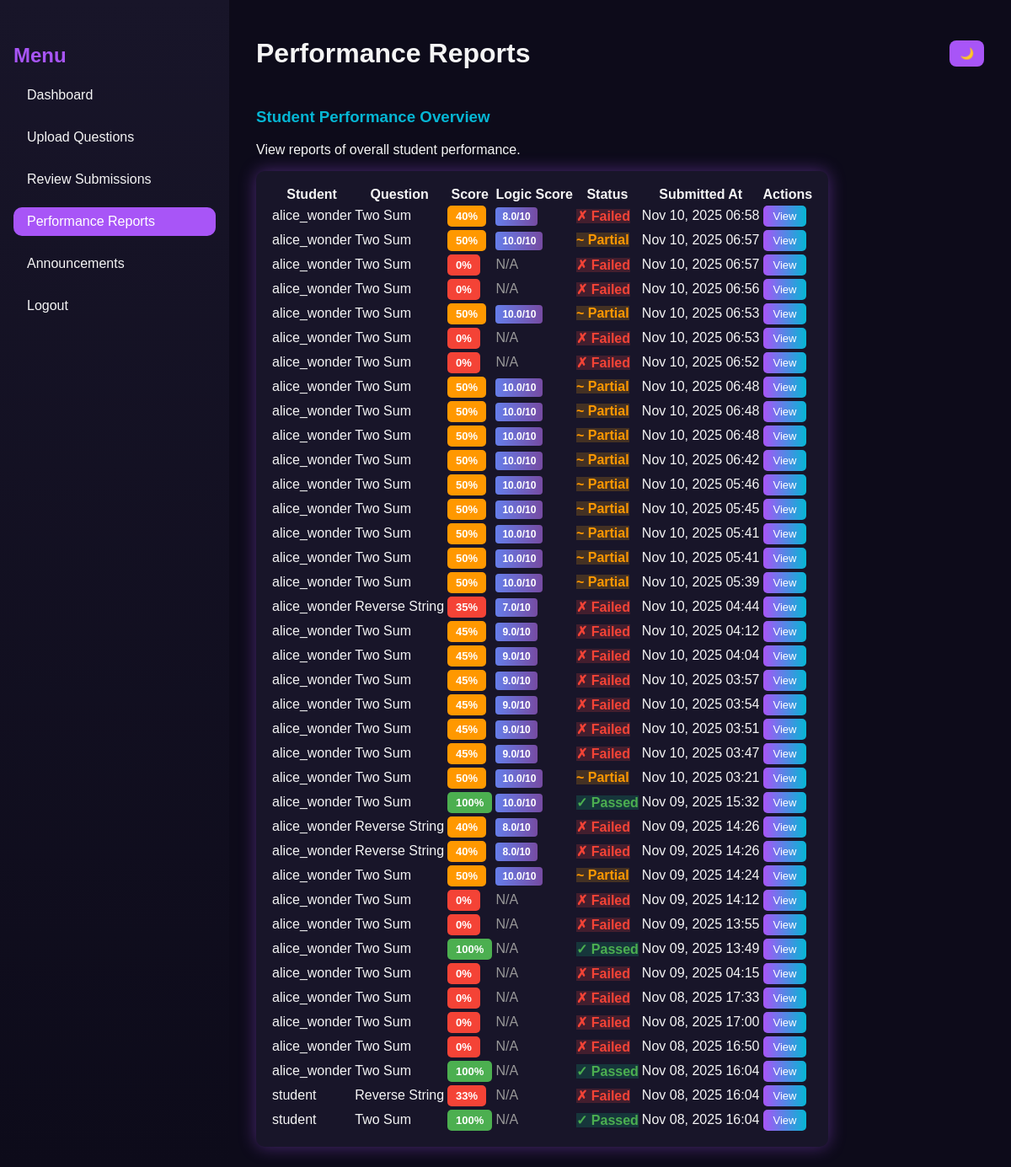
Page /faculty/performance-reports/ (signed in) on the committed database.
### core/models.py (models this page shows, shortened)
class Submission(models.Model):
    student = models.ForeignKey(Student, on_delete=models.CASCADE)
    question = models.ForeignKey(Question, on_delete=models.CASCADE)
    code = models.TextField()
    language = models.CharField(max_length=20)
    result = models.JSONField(null=True, blank=True)  # store output, correctness, AI feedback
    score = models.FloatField(default=0)
    submitted_at = models.DateTimeField(auto_now_add=True)

class Student(models.Model):
    user = models.OneToOneField(User, on_delete=models.CASCADE)
    faculty = models.ForeignKey(Faculty, on_delete=models.SET_NULL, null=True, blank=True)
    group = models.CharField(max_length=100, blank=True, null=True)

class Question(models.Model):
    faculty = models.ForeignKey(Faculty, on_delete=models.CASCADE, related_name='questions')
    title = models.CharField(max_length=255)
    description = models.TextField()
    difficulty = models.CharField(
        max_length=20,
        choices=[('Easy', 'Easy'), ('Medium', 'Medium'), ('Hard', 'Hard')],
        default='Easy'
    )
    marks = models.IntegerField(default=0)
    created_at = models.DateTimeField(auto_now_add=True)
    example_input = models.TextField(blank=True)
    example_output = models.TextField(blank=True)
    constraints = models.TextField(blank=True)

### core/views.py (the view)
# urls.py: path('faculty/performance-reports/', views.performance_reports, name='performance_reports'),
@login_required
def performance_reports(request):
    submissions = Submission.objects.select_related('student__user', 'question').order_by('-submitted_at')
    return render(request, 'core/performance_reports.html', {"submissions": submissions})

### core/templates/core/performance_reports.html (shortened to what this page needs)
{% load static %}
<!DOCTYPE html>
<html lang="en">
<head>
  <link rel="stylesheet" href="{% static 'dynamic/CSS/faculty_dashboard.css' %}" />
</head>
<body>
  <div class="dashboard">
    <aside class="sidebar">
      <h2 class="menu-title">Menu</h2>
      <ul>
        <li><a href="{% url 'faculty_dashboard' %}">Dashboard</a></li>
        <li><a href="{% url 'upload_question' %}">Upload Questions</a></li>
        <li><a href="{% url 'review_submissions' %}">Review Submissions</a></li>
        <li><a href="{% url 'performance_reports' %}" class="active">Performance Reports</a></li>
        <li><a href="{% url 'faculty_announcements' %}">Announcements</a></li>
        <li><a href="{% url 'logout' %}">Logout</a></li>
      </ul>
    </aside>
    <main class="main-content">
      <header class="topbar">
        <h1>Performance Reports</h1>
        <div class="theme-toggle">
          <button id="themeToggle">🌙</button>
        </div>
      </header>
      <section class="overview">
        <h3>Student Performance Overview</h3>
        <p>View reports of overall student performance.</p>
        <table class="performance-table">
          <thead>
            <tr>
              <th>Student</th>
              <th>Question</th>
              <th>Score</th>
              <th>Logic Score</th>
              <th>Status</th>
              <th>Submitted At</th>
              <th>Actions</th>
            </tr>
          </thead>
          <tbody>
            {% for submission in submissions %}
              <tr>
                <td>{{ submission.student.user.username }}</td>
                <td>{{ submission.question.title }}</td>
                <td>
                  <span class="score-badge {% if submission.score >= 70 %}score-high{% elif submission.score >= 40 %}score-medium{% else %}score-low{% endif %}">
                    {{ submission.score|floatformat:0 }}%
                  </span>
                </td>
                <td>
                  {% if submission.result.logic_score is not None %}
                    <span class="logic-badge">{{ submission.result.logic_score }}/10</span>
                  {% else %}
                    <span style="color: #999;">N/A</span>
                  {% endif %}
                </td>
                <td>
                  {% if submission.score == 100 %}
                    <span class="status-passed">✓ Passed</span>
                  {% elif submission.score >= 50 %}
                    <span class="status-partial">~ Partial</span>
                  {% else %}
                    <span class="status-failed">✗ Failed</span>
                  {% endif %}
                </td>
                <td>{{ submission.submitted_at|date:"M d, Y H:i" }}</td>
                <td>
                  <button class="view-btn" onclick="showDetails({{ submission.id }})">View</button>
                </td>
              </tr>
            {% empty %}
              <tr>
                <td colspan="7">No submissions yet.</td>
              </tr>
            {% endfor %}
          </tbody>
        </table>
      </section>
    </main>
  </div>
</body>
</html>

### core/static/dynamic/CSS/faculty_dashboard.css (style rules this page uses)
:root { --bg-dark: #0d0b1a; --bg-light: #f4f4f8; --text-dark: #f5f5f5; --text-light: #222; --accent1: #a855f7; --accent2: #06b6d4; --card-dark: #181529; --card-light: #ffffff; --shadow-glow: 0 0 20px rgba(168, 85, 247, 0.4); }
body { font-family: "Poppins", sans-serif; margin: 0; background-color: var(--bg-dark); color: var(--text-dark); transition: background 0.4s, color 0.4s; }
.dashboard { display: flex; height: 100vh; }
.sidebar { width: 240px; background: linear-gradient(180deg, #181529, #0d0b1a); padding: 2rem 1rem; box-shadow: var(--shadow-glow); }
.sidebar .menu-title { color: var(--accent1); font-weight: 700; font-size: 1.5rem; margin-bottom: 1rem; }
.sidebar ul { list-style: none; padding: 0; }
.sidebar ul li { margin: 1rem 0; }
.sidebar ul li a { color: var(--text-dark); text-decoration: none; font-size: 1rem; display: block; padding: 0.5rem 1rem; border-radius: 10px; transition: background 0.3s; }
.sidebar ul li a:hover, .sidebar ul li a.active { background: var(--accent1); color: #fff; }
.main-content { flex: 1; background: var(--bg-dark); color: var(--text-dark); padding: 1.5rem 2rem; overflow-y: auto; transition: background 0.4s, color 0.4s; }
.topbar { display: flex; justify-content: space-between; align-items: center; }
.theme-toggle button { background: var(--accent1); border: none; padding: 8px 12px; border-radius: 8px; color: white; cursor: pointer; transition: 0.3s; }
.overview h3 { color: var(--accent2); margin-top: 1.5rem; }
.upload-form, .overview table { background: var(--card-dark); padding: 1rem; border-radius: 10px; box-shadow: var(--shadow-glow); margin-top: 1rem; }
.score-badge { padding: 4px 12px; border-radius: 6px; font-weight: 700; font-size: 0.9rem; }
.score-high { background: linear-gradient(135deg, #10b981, #34d399); color: white; }
.score-medium { background: linear-gradient(135deg, #f59e0b, #fbbf24); color: white; }
.score-low { background: linear-gradient(135deg, #ef4444, #f87171); color: white; }
.status-passed { background: rgba(16, 185, 129, 0.2); color: #10b981; }
.status-partial { background: rgba(245, 158, 11, 0.2); color: #f59e0b; }
.status-failed { background: rgba(239, 68, 68, 0.2); color: #ef4444; }

### core/templates/core/performance_reports.html (style rules this page uses)
.score-badge { padding: 5px 10px; border-radius: 5px; font-weight: 600; font-size: 13px; }
.score-high { background: #4caf50; color: white; }
.score-medium { background: #ff9800; color: white; }
.score-low { background: #f44336; color: white; }
.logic-badge { background: linear-gradient(90deg, #667eea, #764ba2); color: white; padding: 4px 8px; border-radius: 4px; font-size: 12px; font-weight: 600; }
.status-passed { color: #4caf50; font-weight: 600; }
.status-partial { color: #ff9800; font-weight: 600; }
.status-failed { color: #f44336; font-weight: 600; }
.view-btn { background: linear-gradient(90deg, #a855f7, #06b6d4); color: white; border: none; padding: 5px 12px; border-radius: 5px; cursor: pointer; font-size: 13px; }

### rows in the picture
Submission: student.user.username "alice_wonder", question "Two Sum", score "40", result.logic_score "8.0", shows "✗ Failed", submitted_at "Nov 10, 2025 06:58"
Submission: student.user.username "alice_wonder", question "Two Sum", score "50", result.logic_score "10.0", shows "~ Partial", submitted_at "Nov 10, 2025 06:57"
Submission: student.user.username "alice_wonder", question "Two Sum", score "0", shows "N/A", shows "✗ Failed", submitted_at "Nov 10, 2025 06:57"
Submission: student.user.username "alice_wonder", question "Two Sum", score "0", shows "N/A", shows "✗ Failed", submitted_at "Nov 10, 2025 06:56"
Submission: student.user.username "alice_wonder", question "Two Sum", score "50", result.logic_score "10.0", shows "~ Partial", submitted_at "Nov 10, 2025 06:53"
Submission: student.user.username "alice_wonder", question "Two Sum", score "0", shows "N/A", shows "✗ Failed", submitted_at "Nov 10, 2025 06:53"
Submission: student.user.username "alice_wonder", question "Two Sum", score "0", shows "N/A", shows "✗ Failed", submitted_at "Nov 10, 2025 06:52"
Submission: student.user.username "alice_wonder", question "Two Sum", score "50", result.logic_score "10.0", shows "~ Partial", submitted_at "Nov 10, 2025 06:48"
Submission: student.user.username "alice_wonder", question "Two Sum", score "50", result.logic_score "10.0", shows "~ Partial", submitted_at "Nov 10, 2025 06:48"
Submission: student.user.username "alice_wonder", question "Two Sum", score "50", result.logic_score "10.0", shows "~ Partial", submitted_at "Nov 10, 2025 06:48"
Submission: student.user.username "alice_wonder", question "Two Sum", score "50", result.logic_score "10.0", shows "~ Partial", submitted_at "Nov 10, 2025 06:42"
Submission: student.user.username "alice_wonder", question "Two Sum", score "50", result.logic_score "10.0", shows "~ Partial", submitted_at "Nov 10, 2025 05:46"
Submission: student.user.username "alice_wonder", question "Two Sum", score "50", result.logic_score "10.0", shows "~ Partial", submitted_at "Nov 10, 2025 05:45"
Submission: student.user.username "alice_wonder", question "Two Sum", score "50", result.logic_score "10.0", shows "~ Partial", submitted_at "Nov 10, 2025 05:41"
Submission: student.user.username "alice_wonder", question "Two Sum", score "50", result.logic_score "10.0", shows "~ Partial", submitted_at "Nov 10, 2025 05:41"
Submission: student.user.username "alice_wonder", question "Two Sum", score "50", result.logic_score "10.0", shows "~ Partial", submitted_at "Nov 10, 2025 05:39"
Submission: student.user.username "alice_wonder", question "Reverse String", score "35", result.logic_score "7.0", shows "✗ Failed", submitted_at "Nov 10, 2025 04:44"
Submission: student.user.username "alice_wonder", question "Two Sum", score "45", result.logic_score "9.0", shows "✗ Failed", submitted_at "Nov 10, 2025 04:12"
Submission: student.user.username "alice_wonder", question "Two Sum", score "45", result.logic_score "9.0", shows "✗ Failed", submitted_at "Nov 10, 2025 04:04"
Submission: student.user.username "alice_wonder", question "Two Sum", score "45", result.logic_score "9.0", shows "✗ Failed", submitted_at "Nov 10, 2025 03:57"
Submission: student.user.username "alice_wonder", question "Two Sum", score "45", result.logic_score "9.0", shows "✗ Failed", submitted_at "Nov 10, 2025 03:54"
Submission: student.user.username "alice_wonder", question "Two Sum", score "45", result.logic_score "9.0", shows "✗ Failed", submitted_at "Nov 10, 2025 03:51"
Submission: student.user.username "alice_wonder", question "Two Sum", score "45", result.logic_score "9.0", shows "✗ Failed", submitted_at "Nov 10, 2025 03:47"
Submission: student.user.username "alice_wonder", question "Two Sum", score "50", result.logic_score "10.0", shows "~ Partial", submitted_at "Nov 10, 2025 03:21"
Submission: student.user.username "alice_wonder", question "Two Sum", score "100", result.logic_score "10.0", shows "✓ Passed", submitted_at "Nov 09, 2025 15:32"
Submission: student.user.username "alice_wonder", question "Reverse String", score "40", result.logic_score "8.0", shows "✗ Failed", submitted_at "Nov 09, 2025 14:26"
Submission: student.user.username "alice_wonder", question "Reverse String", score "40", result.logic_score "8.0", shows "✗ Failed", submitted_at "Nov 09, 2025 14:26"
Submission: student.user.username "alice_wonder", question "Two Sum", score "50", result.logic_score "10.0", shows "~ Partial", submitted_at "Nov 09, 2025 14:24"
Submission: student.user.username "alice_wonder", question "Two Sum", score "0", shows "N/A", shows "✗ Failed", submitted_at "Nov 09, 2025 14:12"
Submission: student.user.username "alice_wonder", question "Two Sum", score "0", shows "N/A", shows "✗ Failed", submitted_at "Nov 09, 2025 13:55"
Submission: student.user.username "alice_wonder", question "Two Sum", score "100", shows "N/A", shows "✓ Passed", submitted_at "Nov 09, 2025 13:49"
Submission: student.user.username "alice_wonder", question "Two Sum", score "0", shows "N/A", shows "✗ Failed", submitted_at "Nov 09, 2025 04:15"
Submission: student.user.username "alice_wonder", question "Two Sum", score "0", shows "N/A", shows "✗ Failed", submitted_at "Nov 08, 2025 17:33"
Submission: student.user.username "alice_wonder", question "Two Sum", score "0", shows "N/A", shows "✗ Failed", submitted_at "Nov 08, 2025 17:00"
Submission: student.user.username "alice_wonder", question "Two Sum", score "0", shows "N/A", shows "✗ Failed", submitted_at "Nov 08, 2025 16:50"
Submission: student.user.username "alice_wonder", question "Two Sum", score "100", shows "N/A", shows "✓ Passed", submitted_at "Nov 08, 2025 16:04"
Submission: student.user.username "student", question "Reverse String", score "33", shows "N/A", shows "✗ Failed", submitted_at "Nov 08, 2025 16:04"
Submission: student.user.username "student", question "Two Sum", score "100", shows "N/A", shows "✓ Passed", submitted_at "Nov 08, 2025 16:04"
